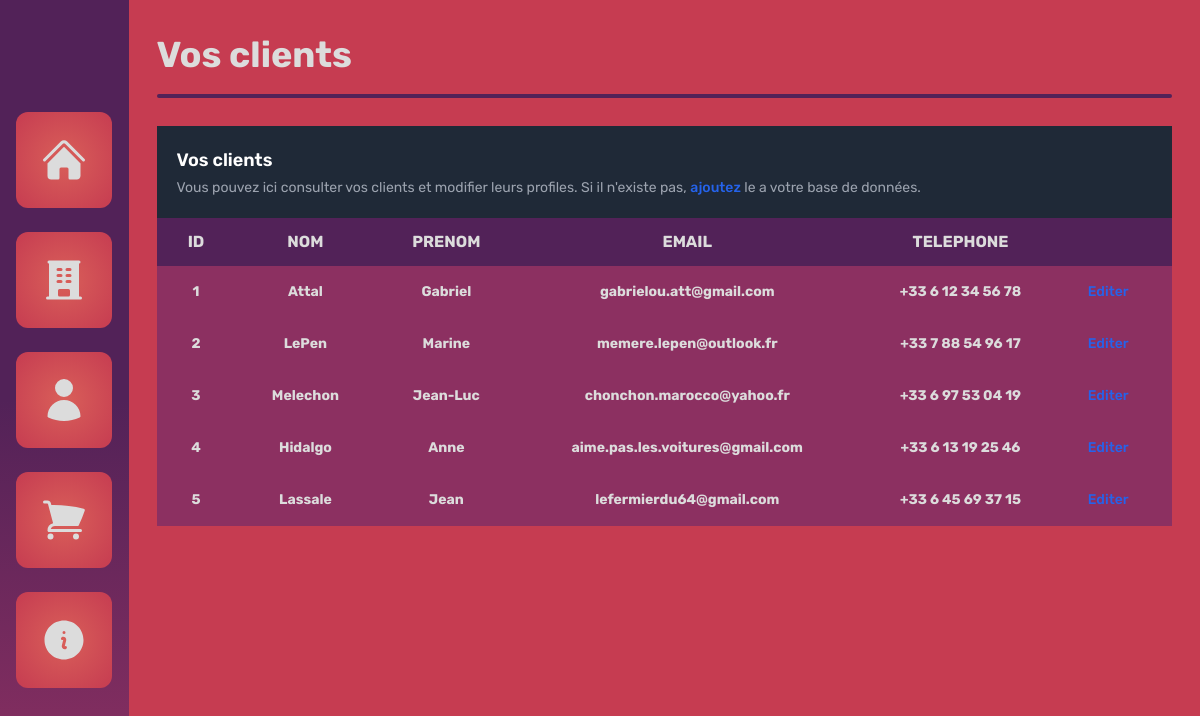
The app's page /clients with its own data.
### tables this page shows
CREATE TABLE clients (id INTEGER PRIMARY KEY, nom TEXT, prenom TEXT, email TEXT, telephone TEXT);

### main.py (the view)
@app.route('/clients')
def clients():
    return render_template('clients/list.html', attributes=db_manager.get_attrubutes("clients"), clients=db_manager.get_clients())

### database_manager.py (called while the page is built)
    def get_attrubutes(self, table:str):
        return self.curseur.execute(f"PRAGMA table_info({table})").fetchall()

    def get_clients(self):
        return self.curseur.execute("SELECT * FROM clients").fetchall()

### templates/clients/list.html (shortened to what this page needs)
{% extends 'base.html' %}
{% block content %}
<section class="h-full w-full bg-[--palette-3] flex flex-col">
  <div class="w-full p-7 flex flex-col space-y-3">
    <span class="great-title">Vos clients</span>
    <div class="w-full h-1 bg-[--palette-1] rounded-lg"></div>
  </div>
<div class="h-full w-full px-7">
    <table class="w-full">
        <caption class="p-5 text-lg font-semibold text-left rtl:text-right text-white bg-gray-800">
            Vos clients
            <p class="mt-1 text-sm font-normal text-gray-400">Vous pouvez ici consulter vos clients et modifier leurs profiles. Si il n'existe pas, <a href="{{url_for('create_client')}}" class="font-medium text-blue-600 hover:underline">ajoutez</a> le a votre base de données.</p>
        </caption>
        <thead class="text-base base-text uppercase bg-[--palette-1] text-[--white-color]">
            <tr>
              {% for attribut in attributes %}
                <th scope="col" class="px-6 py-3">
                    <span>{{ attribut[1] }}</span>
                </th>
              {% endfor %}
                <th scope="col" class="px-6 py-3">
                </th>
            </tr>
        </thead>
        <tbody class="text-sm">
          {% for client in clients %}
          <tr class="bg-[--palette-2] border-b text-[--white-color]">
            {% for attribut in client %}
              <th scope="row" class="px-6 py-4">
                  <span>{{ attribut }}</span>
              </th>
            {% endfor %}
            <td class="px-6 py-4">
              <a href="{{ url_for('client', id=client[0]) }}" class="font-medium text-blue-600 hover:underline">Editer</a>
            </td>
          </tr>
          {% endfor %}
        </tbody>
    </table>
</div>
</section>
{% endblock %}

### static/css/general.css (style rules this page uses)
html, body, div, span, applet, object, iframe, h1, h2, h3, h4, h5, h6, p, blockquote, pre, a, abbr, acronym, address, big, cite, code, del, dfn, em, img, ins, kbd, q, s, samp, small, strike, strong, sub, sup, tt, var, b, u, i, center, dl, dt, dd, ol, ul, li, fieldset, form, label, legend, table, caption, tbody, tfoot, thead, tr, th, td, article, aside, canvas, details, embed, figure, figcaption, footer, header, hgroup, menu, nav, output, ruby, section, summary, time, mark, audio, video { margin: 0; padding: 0; border: 0; font-size: 100%; font-family: "Rubik", sans-serif; vertical-align: baseline; }
:root { --nav-gradient: linear-gradient(180deg, #522258 50%, #8C3061 100%); --nav-button-gradient: radial-gradient(circle, #D95F59 0%, #C63C51 100%); --white-color: #dcdcdc; --palette-1: #522258; --palette-2: #8C3061; --palette-3: #C63C51; --palette-4: #D95F59; }
.great-title { color: var(--white-color); font-family: "Rubik", sans-serif; font-optical-sizing: auto; font-weight: 700; font-style: normal; font-size: 36px; }
.base-text { font-family: "Rubik", sans-serif; font-optical-sizing: auto; font-weight: 700; font-style: normal; }

### records on screen
clients: client "1", nom "Attal", prenom "Gabriel", email "gabrielou.att@gmail.com", telephone "+33 6 12 34 56 78"
clients: client "2", nom "LePen", prenom "Marine", email "memere.lepen@outlook.fr", telephone "+33 7 88 54 96 17"
clients: client "3", nom "Melechon", prenom "Jean-Luc", email "chonchon.marocco@yahoo.fr", telephone "+33 6 97 53 04 19"
clients: client "4", nom "Hidalgo", prenom "Anne", email "aime.pas.les.voitures@gmail.com", telephone "+33 6 13 19 25 46"
clients: client "5", nom "Lassale", prenom "Jean", email "lefermierdu64@gmail.com", telephone "+33 6 45 69 37 15"

### other values on screen
{{ attribut[1] }} "ID" "NOM" "PRENOM" "EMAIL" "TELEPHONE"
